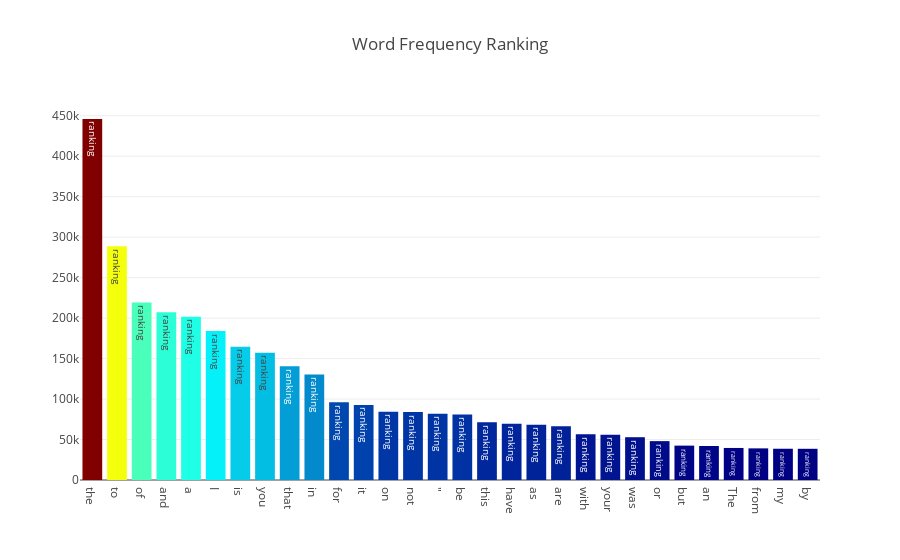

The cell this chart's notebook holds for it:
### Markdown cell above
Cümleleri parçaladık ve sayılabilir bir duruma getirdik. En çok kullanılan kelimeleri interaktif Plotly kütüphanesiyle görselleştirelim.

### Code cell
import plotly.offline as py
py.init_notebook_mode(connected=True)
import plotly.graph_objs as go

words = train['comment_text'].str.split(expand=True).unstack().value_counts()
data = [go.Bar(
            x = words.index.values[:30],
            y = words.values[:30],
            marker= dict(colorscale='Jet',
                         color = words.values[:30]),
            text='ranking'
    )]
layout = go.Layout(
    title='Word Frequency Ranking'
)
fig = go.Figure(data=data, layout=layout)
py.iplot(fig, filename='ranking')

### Figure 1 — Plotly figure (JSON) as saved in the notebook; plotly's stock layout.template omitted (floating-point values rounded to 4 significant figures)
{"data": [{"marker": {"color": [445987, 288817, 219334, 207381, 201817, 183930, 164639, 157272, 140545, 130262, 96010, 92651, 84453, 83944, 81755, 80928, 71429, 69414, 68345, 66277, 56471, 55802, 52875, 48019, 42472, 41976, 39578, 39075, 38622, 38562], "colorscale": "Jet"}, "text": "ranking", "type": "bar", "x": ["the", "to", "of", "and", "a", "I", "is", "you", "that", "in", "for", "it", "on", "not", "\"", "be", "this", "have", "as", "are", "with", "your", "was", "or", "but", "an", "The", "from", "my", "by"], "y": [445987, 288817, 219334, 207381, 201817, 183930, 164639, 157272, 140545, 130262, 96010, 92651, 84453, 83944, 81755, 80928, 71429, 69414, 68345, 66277, 56471, 55802, 52875, 48019, 42472, 41976, 39578, 39075, 38622, 38562]}], "layout": {"title": "Word Frequency Ranking"}}
